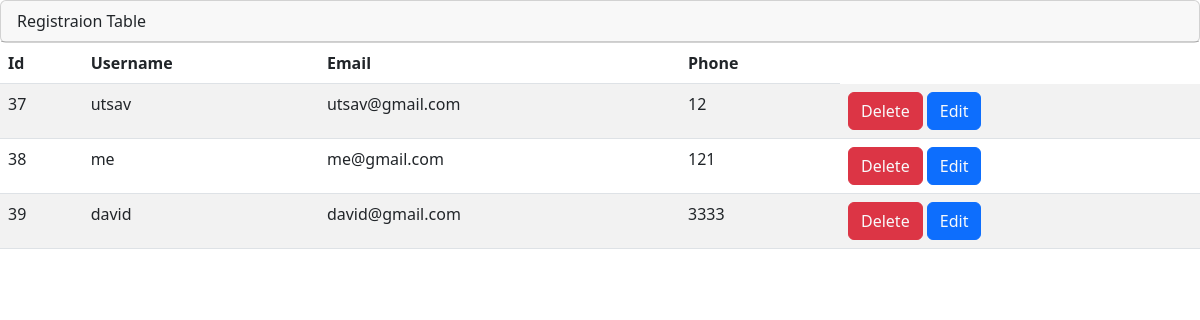
Page /register_table/ on the earlier database version.
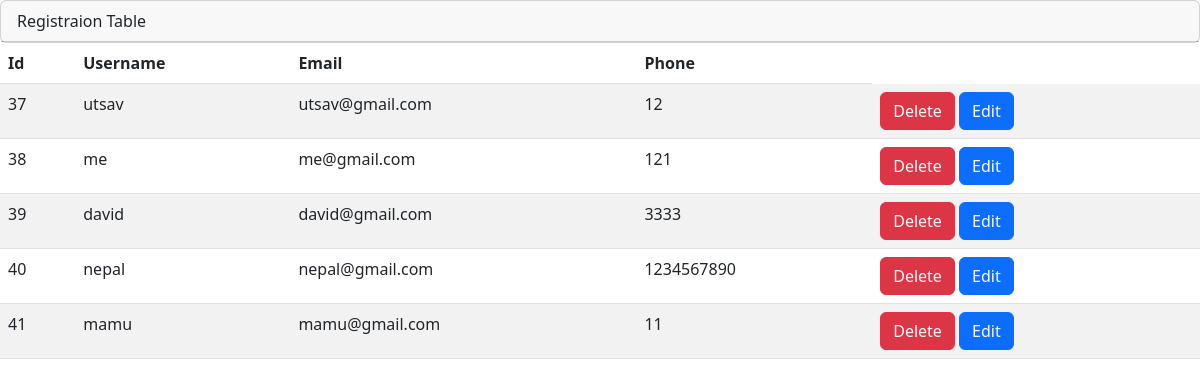
Same page on the later database version.
### mysite/models.py (models this page shows)
class Signup (models.Model):
    username = models.CharField("username",max_length=50)
    email = models.EmailField("email",unique=True)
    phone = models.IntegerField("phone")
    password = models.CharField("password",max_length=20)
    registration_date = models.DateTimeField("registration date", auto_now_add=True)

### mysite/views.py (the view)
# urls.py: path('register_table/',views.register_table, name='register_table'),
def register_table(request):
    objs = Signup.objects.all()
    return render(request,'admin/register_table.html',{'objs':objs})

### mysite/context_processors.py (called while the page is built)
def num_matches(request):
    current_user = Profile.objects.latest('id')
    users = Profile.objects.exclude(id=current_user.id)
    matching_users = []
    for user in users:
        if (
            user.budget - 500 <= current_user.budget <= user.budget + 500
            and user.currentL == current_user.currentL
        ):
            matching_users.append(user)
        elif user.smoking == current_user.smoking:
            matching_users.append(user)
    num_matches = len(matching_users)
    return {'num_matches': num_matches}

### templates/admin/register_table.html (shortened to what this page needs)
{% extends '../base/base.html' %}
{% load static %}
{%block content%}
  <div class="row">
    <div class="col-md-12">
      <div class="card">
        <div class="card-header">Registraion Table</div>
      </div>
      <div class="card-body">
        <div class="table-responsive">
          <table
                    id="example"
                    class="table table-striped data-table"
                    style="width: 100%"
                  >
                    <thead>
                      <tr >
                        <th>Id</th>
                        <th>Username</th>
                        <th>Email</th>
                        <th>Phone</th>
                      </tr>
                    </thead>
                    <tbody>
                      {% for obj in objs %}
                      <tr data-row-id="{{ obj.id }}">
                        <td>{{obj.id}}</td>
                        <td>{{obj.username}}</td>
                        <td>{{obj.email }}</td>
                        <td>{{obj.phone}}</td>
                        <td>
                            <span class="btn btn-danger text-light text-center" id="delete" data-id="{{obj.id}}">
                                  <a href="#" class="text-light text-decoration-none">
                                    Delete
                                  </a>
                            </span>
                            <span class="btn btn-primary text-light text-center">
                               <a href="{%url 'mysite:update'%}?email={{ obj.email }}" class="text-light text-decoration-none" data-id="{{obj.id}}">
                                Edit
                               </a>
                            </span>
                        </td>
                      </tr>
                      {% endfor %}
                    </tbody>
                  </table>
        </div>
      </div>
    </div>
  </div>
{%endblock%}

Differences in the rows shown:
added Signup: id "40", username "nepal", email "nepal@gmail.com", phone "1234567890"
added Signup: id "41", username "mamu", email "mamu@gmail.com", phone "11"
